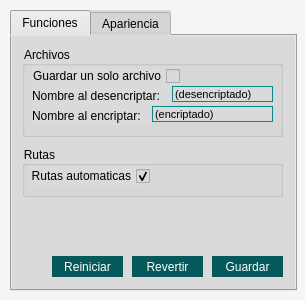
<?xml version="1.0" encoding="UTF-8"?>
<ui version="4.0">
 <class>Ajustes</class>
 <widget class="QDialog" name="Ajustes">
  <property name="geometry">
   <rect>
    <x>0</x>
    <y>0</y>
    <width>305</width>
    <height>300</height>
   </rect>
  </property>
  <property name="minimumSize">
   <size>
    <width>305</width>
    <height>300</height>
   </size>
  </property>
  <property name="maximumSize">
   <size>
    <width>305</width>
    <height>300</height>
   </size>
  </property>
  <property name="font">
   <font>
    <pointsize>8</pointsize>
   </font>
  </property>
  <property name="contextMenuPolicy">
   <enum>Qt::NoContextMenu</enum>
  </property>
  <property name="windowTitle">
   <string>Ajustes</string>
  </property>
  <property name="windowOpacity">
   <double>1.000000000000000</double>
  </property>
  <property name="layoutDirection">
   <enum>Qt::LeftToRight</enum>
  </property>
  <property name="autoFillBackground">
   <bool>false</bool>
  </property>
  <property name="styleSheet">
   <string notr="true">background: #f5f5f5;</string>
  </property>
  <widget class="QTabWidget" name="tabWidget">
   <property name="geometry">
    <rect>
     <x>10</x>
     <y>10</y>
     <width>287</width>
     <height>281</height>
    </rect>
   </property>
   <property name="font">
    <font>
     <pointsize>9</pointsize>
    </font>
   </property>
   <property name="styleSheet">
    <string notr="true">background: #DADADA; color: #000000;</string>
   </property>
   <property name="currentIndex">
    <number>0</number>
   </property>
   <widget class="QWidget" name="tab">
    <attribute name="title">
     <string>Funciones</string>
    </attribute>
    <widget class="QGroupBox" name="groupBox">
     <property name="geometry">
      <rect>
       <x>10</x>
       <y>10</y>
       <width>261</width>
       <height>91</height>
      </rect>
     </property>
     <property name="font">
      <font>
       <pointsize>9</pointsize>
      </font>
     </property>
     <property name="title">
      <string>Archivos</string>
     </property>
     <widget class="QLabel" name="label">
      <property name="geometry">
       <rect>
        <x>10</x>
        <y>60</y>
        <width>121</width>
        <height>20</height>
       </rect>
      </property>
      <property name="font">
       <font>
        <pointsize>9</pointsize>
       </font>
      </property>
      <property name="text">
       <string>Nombre al encriptar:</string>
      </property>
     </widget>
     <widget class="QLabel" name="label_2">
      <property name="geometry">
       <rect>
        <x>10</x>
        <y>40</y>
        <width>141</width>
        <height>20</height>
       </rect>
      </property>
      <property name="font">
       <font>
        <pointsize>9</pointsize>
       </font>
      </property>
      <property name="text">
       <string>Nombre al desencriptar:</string>
      </property>
     </widget>
     <widget class="QLineEdit" name="nombre_desencriptado">
      <property name="geometry">
       <rect>
        <x>150</x>
        <y>40</y>
        <width>101</width>
        <height>16</height>
       </rect>
      </property>
      <property name="font">
       <font>
        <pointsize>8</pointsize>
       </font>
      </property>
      <property name="styleSheet">
       <string notr="true">    border: 1px solid #088689;</string>
      </property>
      <property name="text">
       <string>(desencriptado)</string>
      </property>
     </widget>
     <widget class="QLineEdit" name="nombre_encriptado">
      <property name="geometry">
       <rect>
        <x>130</x>
        <y>60</y>
        <width>121</width>
        <height>16</height>
       </rect>
      </property>
      <property name="font">
       <font>
        <pointsize>8</pointsize>
       </font>
      </property>
      <property name="styleSheet">
       <string notr="true">    border: 1px solid #088689;</string>
      </property>
      <property name="text">
       <string>(encriptado)</string>
      </property>
     </widget>
     <widget class="QCheckBox" name="one_file">
      <property name="geometry">
       <rect>
        <x>10</x>
        <y>20</y>
        <width>148</width>
        <height>20</height>
       </rect>
      </property>
      <property name="font">
       <font>
        <pointsize>9</pointsize>
       </font>
      </property>
      <property name="cursor">
       <cursorShape>PointingHandCursor</cursorShape>
      </property>
      <property name="layoutDirection">
       <enum>Qt::RightToLeft</enum>
      </property>
      <property name="styleSheet">
       <string notr="true"/>
      </property>
      <property name="text">
       <string>Guardar un solo archivo</string>
      </property>
     </widget>
    </widget>
    <widget class="QPushButton" name="boton_guardar">
     <property name="geometry">
      <rect>
       <x>200</x>
       <y>220</y>
       <width>71</width>
       <height>21</height>
      </rect>
     </property>
     <property name="cursor">
      <cursorShape>PointingHandCursor</cursorShape>
     </property>
     <property name="styleSheet">
      <string notr="true">QPushButton{
	color: white;
	background-color: #05595b;
	border: 0px;
}

QPushButton:hover {
	background-color: #088689;
}</string>
     </property>
     <property name="text">
      <string>Guardar</string>
     </property>
    </widget>
    <widget class="QPushButton" name="boton_revertir">
     <property name="geometry">
      <rect>
       <x>120</x>
       <y>220</y>
       <width>71</width>
       <height>21</height>
      </rect>
     </property>
     <property name="cursor">
      <cursorShape>PointingHandCursor</cursorShape>
     </property>
     <property name="styleSheet">
      <string notr="true">QPushButton{
	color: white;
	background-color: #05595b;
	border: 0px;
}

QPushButton:hover {
	background-color: #088689;
}</string>
     </property>
     <property name="text">
      <string>Revertir</string>
     </property>
    </widget>
    <widget class="QGroupBox" name="groupBox_2">
     <property name="geometry">
      <rect>
       <x>10</x>
       <y>110</y>
       <width>261</width>
       <height>51</height>
      </rect>
     </property>
     <property name="font">
      <font>
       <pointsize>9</pointsize>
      </font>
     </property>
     <property name="title">
      <string>Rutas</string>
     </property>
     <widget class="QCheckBox" name="rutas_automaticas">
      <property name="enabled">
       <bool>true</bool>
      </property>
      <property name="geometry">
       <rect>
        <x>7</x>
        <y>20</y>
        <width>121</width>
        <height>20</height>
       </rect>
      </property>
      <property name="font">
       <font>
        <pointsize>9</pointsize>
       </font>
      </property>
      <property name="cursor">
       <cursorShape>PointingHandCursor</cursorShape>
      </property>
      <property name="layoutDirection">
       <enum>Qt::RightToLeft</enum>
      </property>
      <property name="styleSheet">
       <string notr="true"/>
      </property>
      <property name="text">
       <string>Rutas automaticas</string>
      </property>
      <property name="checked">
       <bool>true</bool>
      </property>
     </widget>
    </widget>
    <widget class="QPushButton" name="boton_reiniciar">
     <property name="geometry">
      <rect>
       <x>40</x>
       <y>220</y>
       <width>71</width>
       <height>21</height>
      </rect>
     </property>
     <property name="cursor">
      <cursorShape>PointingHandCursor</cursorShape>
     </property>
     <property name="styleSheet">
      <string notr="true">QPushButton{
	color: white;
	background-color: #05595b;
	border: 0px;
}

QPushButton:hover {
	background-color: #088689;
}</string>
     </property>
     <property name="text">
      <string>Reiniciar</string>
     </property>
    </widget>
   </widget>
   <widget class="QWidget" name="tab_2">
    <attribute name="title">
     <string>Apariencia</string>
    </attribute>
    <widget class="QGroupBox" name="groupBox_3">
     <property name="geometry">
      <rect>
       <x>10</x>
       <y>10</y>
       <width>261</width>
       <height>121</height>
      </rect>
     </property>
     <property name="font">
      <font>
       <pointsize>9</pointsize>
      </font>
     </property>
     <property name="title">
      <string>Tema</string>
     </property>
     <widget class="QCheckBox" name="opcion_oscuro">
      <property name="geometry">
       <rect>
        <x>10</x>
        <y>30</y>
        <width>71</width>
        <height>17</height>
       </rect>
      </property>
      <property name="font">
       <font>
        <pointsize>9</pointsize>
       </font>
      </property>
      <property name="cursor">
       <cursorShape>PointingHandCursor</cursorShape>
      </property>
      <property name="layoutDirection">
       <enum>Qt::LeftToRight</enum>
      </property>
      <property name="styleSheet">
       <string notr="true"/>
      </property>
      <property name="text">
       <string>Oscuro</string>
      </property>
      <property name="checkable">
       <bool>true</bool>
      </property>
     </widget>
     <widget class="QCheckBox" name="opcion_normal">
      <property name="geometry">
       <rect>
        <x>10</x>
        <y>70</y>
        <width>70</width>
        <height>17</height>
       </rect>
      </property>
      <property name="font">
       <font>
        <pointsize>9</pointsize>
       </font>
      </property>
      <property name="cursor">
       <cursorShape>PointingHandCursor</cursorShape>
      </property>
      <property name="layoutDirection">
       <enum>Qt::LeftToRight</enum>
      </property>
      <property name="styleSheet">
       <string notr="true"/>
      </property>
      <property name="text">
       <string>Normal</string>
      </property>
      <property name="checked">
       <bool>true</bool>
      </property>
     </widget>
     <widget class="QCheckBox" name="opcion_claro">
      <property name="geometry">
       <rect>
        <x>10</x>
        <y>50</y>
        <width>70</width>
        <height>17</height>
       </rect>
      </property>
      <property name="font">
       <font>
        <pointsize>9</pointsize>
       </font>
      </property>
      <property name="cursor">
       <cursorShape>PointingHandCursor</cursorShape>
      </property>
      <property name="layoutDirection">
       <enum>Qt::LeftToRight</enum>
      </property>
      <property name="styleSheet">
       <string notr="true"/>
      </property>
      <property name="text">
       <string>Claro</string>
      </property>
     </widget>
     <widget class="QFrame" name="frame">
      <property name="geometry">
       <rect>
        <x>80</x>
        <y>30</y>
        <width>16</width>
        <height>16</height>
       </rect>
      </property>
      <property name="layoutDirection">
       <enum>Qt::LeftToRight</enum>
      </property>
      <property name="styleSheet">
       <string notr="true">background: black;</string>
      </property>
      <property name="frameShape">
       <enum>QFrame::StyledPanel</enum>
      </property>
      <property name="frameShadow">
       <enum>QFrame::Raised</enum>
      </property>
     </widget>
     <widget class="QFrame" name="frame_2">
      <property name="geometry">
       <rect>
        <x>80</x>
        <y>50</y>
        <width>16</width>
        <height>16</height>
       </rect>
      </property>
      <property name="styleSheet">
       <string notr="true">background: #eeeeee;
border: 1px solid black;</string>
      </property>
      <property name="frameShape">
       <enum>QFrame::StyledPanel</enum>
      </property>
      <property name="frameShadow">
       <enum>QFrame::Raised</enum>
      </property>
     </widget>
     <widget class="QFrame" name="frame_3">
      <property name="geometry">
       <rect>
        <x>80</x>
        <y>70</y>
        <width>16</width>
        <height>16</height>
       </rect>
      </property>
      <property name="styleSheet">
       <string notr="true">background: #05595b;
border: 1px solid black;</string>
      </property>
      <property name="frameShape">
       <enum>QFrame::StyledPanel</enum>
      </property>
      <property name="frameShadow">
       <enum>QFrame::Raised</enum>
      </property>
     </widget>
     <widget class="QLabel" name="label_3">
      <property name="geometry">
       <rect>
        <x>10</x>
        <y>100</y>
        <width>241</width>
        <height>20</height>
       </rect>
      </property>
      <property name="font">
       <font>
        <pointsize>7</pointsize>
       </font>
      </property>
      <property name="text">
       <string>(para ver todos los cambios se debe reiniciar el programa)</string>
      </property>
     </widget>
    </widget>
    <widget class="QPushButton" name="boton_guardar_2">
     <property name="geometry">
      <rect>
       <x>200</x>
       <y>220</y>
       <width>71</width>
       <height>21</height>
      </rect>
     </property>
     <property name="cursor">
      <cursorShape>PointingHandCursor</cursorShape>
     </property>
     <property name="styleSheet">
      <string notr="true">QPushButton{
	color: white;
	background-color: #05595b;
	border: 0px;
}

QPushButton:hover {
	background-color: #088689;
}</string>
     </property>
     <property name="text">
      <string>Guardar</string>
     </property>
    </widget>
    <widget class="QPushButton" name="boton_revertir_2">
     <property name="geometry">
      <rect>
       <x>120</x>
       <y>220</y>
       <width>71</width>
       <height>21</height>
      </rect>
     </property>
     <property name="cursor">
      <cursorShape>PointingHandCursor</cursorShape>
     </property>
     <property name="styleSheet">
      <string notr="true">QPushButton{
	color: white;
	background-color: #05595b;
	border: 0px;
}

QPushButton:hover {
	background-color: #088689;
}</string>
     </property>
     <property name="text">
      <string>Revertir</string>
     </property>
    </widget>
    <widget class="QPushButton" name="boton_reiniciar_2">
     <property name="geometry">
      <rect>
       <x>40</x>
       <y>220</y>
       <width>71</width>
       <height>21</height>
      </rect>
     </property>
     <property name="cursor">
      <cursorShape>PointingHandCursor</cursorShape>
     </property>
     <property name="styleSheet">
      <string notr="true">QPushButton{
	color: white;
	background-color: #05595b;
	border: 0px;
}

QPushButton:hover {
	background-color: #088689;
}</string>
     </property>
     <property name="text">
      <string>Reiniciar</string>
     </property>
    </widget>
   </widget>
  </widget>
 </widget>
 <resources/>
 <connections/>
</ui>
